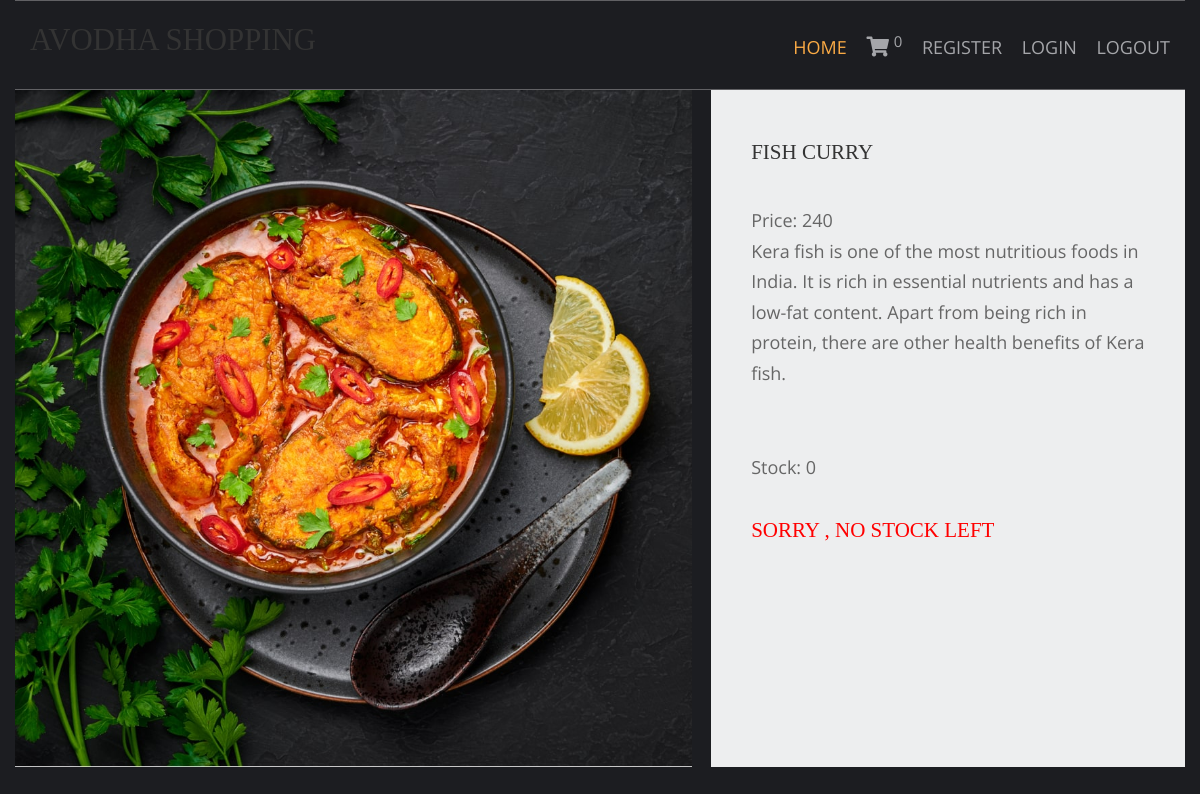
Page /fish-recipes/fish-curry on the committed database.
### shop/models.py (models this page shows, shortened)
class products(models.Model):
    name = models.CharField(max_length=250, unique=True)
    slug = models.SlugField(max_length=250, unique=True)
    img = models.ImageField(upload_to='products')
    desc = models.TextField()
    stock = models.IntegerField()
    price = models.IntegerField()
    available = models.BooleanField()
    category = models.ForeignKey(categ,on_delete=models.CASCADE)
    class Meta:
        ordering = ('name',)
        verbose_name='product'
        verbose_name_plural='products'

### shop/views.py (the view)
# urls.py: path('<slug:c_slug>/<slug:products_slug>',views.prodDetails,name='details'),
def prodDetails(request,c_slug,products_slug):
    try:
        prod=products.objects.get(category__slug=c_slug,slug=products_slug)
    except exception as e:
        raise e
    return render(request,'item.html',{'pr':prod})

### cart/context_processor.py (called while the page is built)
def count(request):
    item_count=0
    if 'admin' in request.path:
        return{}
    else:
        try:
            ct=cartlist.objects.filter(cart_id=c_id(request))
            cti=items.objects.all().filter(cart=ct[:1])
            for c in cti:
                item_count+=c.quan
        except cartlist.DoesNotExists:
            item_count=0
        return dict(itc=item_count)

### cart/views.py (called while the page is built)
def c_id(request):
    ct_id = request.session.session_key
    if not ct_id:
        ct_id = request.session.create()
    return ct_id

### templates/item.html (shortened to what this page needs)
{% extends 'base.html' %}
{% load static %}
{% block content %}
<html lang="en">
<head>
    <link href="{% static 'pr/fontawesome/css/all.min.css' %}" rel="stylesheet" />
    <link href="{% static 'pr/css/templatemo-comparto.css' %}" rel="stylesheet" />
</head>
<body>
        <section class="tm-mb-1" id="about">
            <div class="tm-row tm-about-row">
                <div class="tm-section-1-l">
                    <img src="{{pr.img.url}}" alt="About image" class="tm-img-responsive">
                </div>
                <article class="tm-section-1-r tm-bg-color-8">
                    <h2 class="tm-mb-2 tm-title-color">{{pr.name}}</h2>
                    <p>Price: {{pr.price}} <br> {{pr.desc}}</p><br>
                    <p>Stock: {{pr.stock}}</p>
{% if pr.stock <= 0 %}
                    <h2 style="color:red">Sorry , no stock left</h2>
                    {% else %}
                    <a href="{% url 'addcart' pr.id %} " class="tm-btn tm-btn-1 tm-link-to-services">Add to Cart</a>
{% endif %}
                </article>
            </div>
        </section>
</body>
</html>
{% endblock %}

### static/hm/layout/styles/layout.css (style rules this page uses)
*, *::before, *::after { transition:all .3s ease-in-out; }
body { color:#A5A6AA; background-color:#1C1D21; }

### static/pr/css/templatemo-comparto.css (style rules this page uses)
*, *::before, *::after { box-sizing: border-box; outline: none; }
ul, h1, h2, h3, h4, p, figure { padding: 0; margin: 0; }
body { font-family: 'Open Sans', Arial, sans-serif; font-size: 18px; overflow-x: hidden; padding-left: 15px; padding-right: 15px; margin: 0; }
h2 { font-size: 1.5rem; }
p { color: #666; line-height: 1.7; margin-bottom: 35px; }
h1, h2, h3, h4, h5, h6 { color: #333; }
.tm-mb-1 { margin-bottom: 20px; }
.tm-mb-2 { margin-bottom: 40px; }
.tm-bg-color-8 { background-color: #EDEEEF; }
.tm-img-responsive { max-width: 100%; height: auto; }
.tm-section-1-l { width: 57.85%; margin-right: 1.65%; }
.tm-section-1-r { padding: 50px 40px; width: 40.5%; }
.tm-row { display: flex; }

### static/hm/layout/styles/framework.css (style rules this page uses)
html { overflow-y:scroll; overflow-x:hidden; }
html, body { margin:0; padding:0; font-size:14px; line-height:1.6em; }
*, *::before, *::after { box-sizing:border-box; }
img { width:auto; max-width:100%; height:auto; margin:0; padding:0; border:none; line-height:normal; vertical-align:middle; }
body, input, textarea, select { font-family:Verdana, Geneva, sans-serif; }
h1, h2, h3, h4, h5, h6, .heading { font-family:Georgia, "Times New Roman", Times, serif; }
::placeholder { opacity:1; }
h1, h2, h3, h4, h5, h6, .heading { margin:0 0 20px 0; font-size:1.4rem; line-height:normal; font-weight:normal; text-transform:uppercase; }
address, article, aside, figcaption, figure, footer, header, main, nav, section { display:block; margin:0; padding:0; }

### rows in the picture
products: img (picture), name "FISH CURRY", price "240", desc "Kera fish is one of the most nutritious foods in India. It is rich in essential nutrients and has a low-fat content. Apart from being rich in protein, there are other health benefits of Kera fish.", stock "0"

### other values in the picture
{{ itc }} "0"
